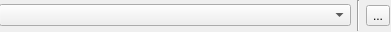
<?xml version="1.0" encoding="UTF-8"?>
<ui version="4.0">
 <class>Form</class>
 <widget class="QWidget" name="Form">
  <property name="geometry">
   <rect>
    <x>0</x>
    <y>0</y>
    <width>391</width>
    <height>32</height>
   </rect>
  </property>
  <property name="windowTitle">
   <string>Form</string>
  </property>
  <widget class="QWidget" name="horizontalLayoutWidget">
   <property name="geometry">
    <rect>
     <x>-1</x>
     <y>0</y>
     <width>391</width>
     <height>31</height>
    </rect>
   </property>
   <layout class="QHBoxLayout" name="horizontalLayout">
    <item>
     <widget class="QComboBox" name="fileComboBox"/>
    </item>
    <item>
     <widget class="Line" name="line">
      <property name="orientation">
       <enum>Qt::Vertical</enum>
      </property>
     </widget>
    </item>
    <item>
     <widget class="QToolButton" name="fileButton">
      <property name="text">
       <string>...</string>
      </property>
     </widget>
    </item>
   </layout>
  </widget>
 </widget>
 <resources/>
 <connections/>
</ui>
